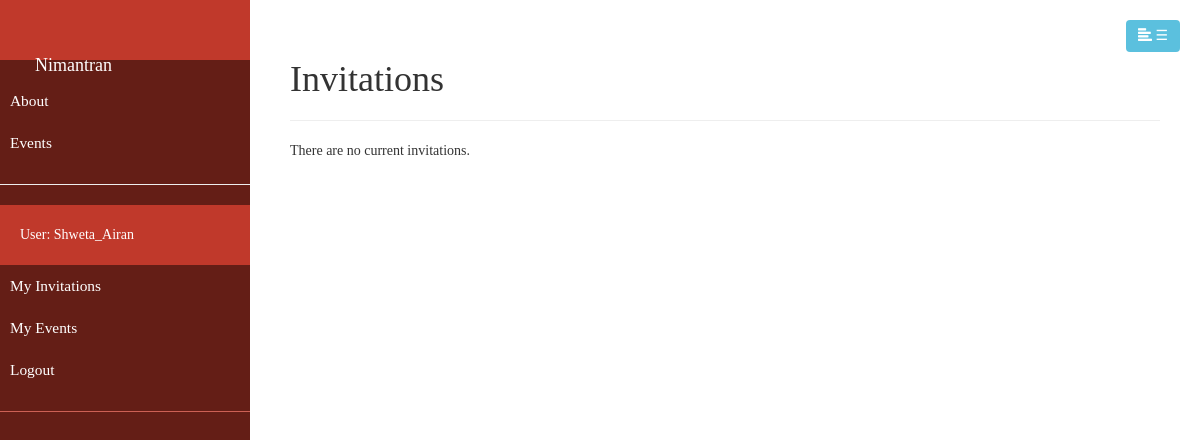
/catalog/myinvits/ (signed in), run on an earlier commit of the app's database.
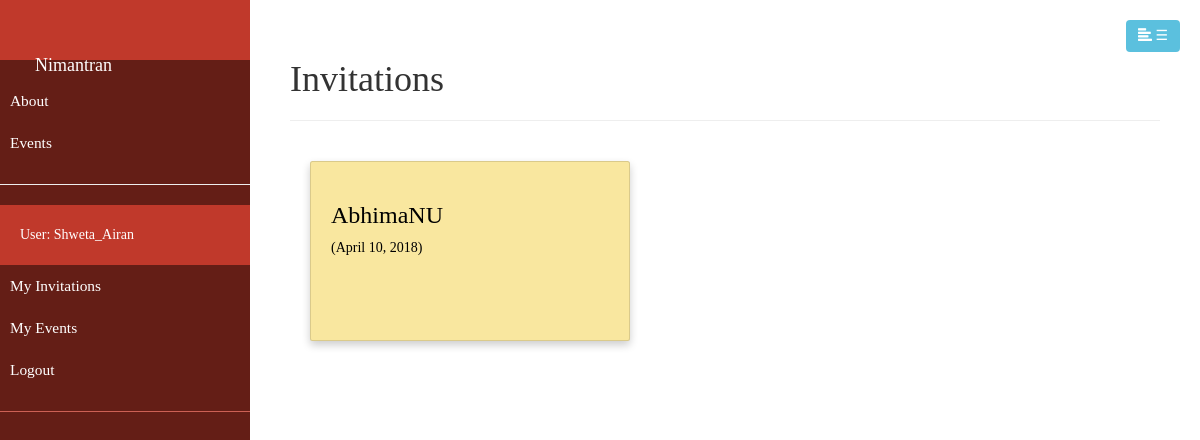
And on a later commit of the database.
### catalog/models.py (models this page shows, shortened)
class Invitation(models.Model):
    id = models.UUIDField(primary_key = True, default = uuid.uuid4, help_text = "Unique ID for this invite")
    event = models.ForeignKey(Event, help_text = "select the event for this invitation", on_delete = models.DO_NOTHING)
    invitee = models.ForeignKey(User, on_delete = models.SET_NULL, null=True, blank=True)
    note = models.CharField(max_length = 1000, help_text = "A personalised note for the guest", null = True)
    INVITE_STATUS = (
        ('i', 'Interested'),
        ('g', 'Going'),
        ('n', 'Not going'),
    )
    status = models.CharField(max_length = 1, choices = INVITE_STATUS, default = 'n', help_text = 'Interest in the event')
    def get_absolute_url(self):
        return reverse('invite-detail', args=[str(self.id)])

class Event(models.Model):
    title = models.CharField(max_length = 200, help_text = "Provide a title to your event.")
    description = models.CharField(max_length = 500, help_text = "Briefly describe in 500 chars.")
    dateFrom = models.DateField()
    dateTo = models.DateField()
    organizer = models.ForeignKey(User, on_delete = models.SET_NULL, null=True, blank=True)
    cateory = models.ManyToManyField(Category, help_text = "Select a category for this event")
    venue = models.ForeignKey(Venue, help_text = "Select the venue", on_delete = models.DO_NOTHING)
    public = models.BooleanField(default = True)

### catalog/views.py (the view)
# urls.py: path('myinvits/', views.InvitedListView.as_view(), name='my-invited'),
class InvitedListView(LoginRequiredMixin, generic.ListView):
    model = Invitation
    template_name = 'catalog/invited_list_user.html'
    def get_queryset(self):
        return Invitation.objects.filter(invitee=self.request.user)

### catalog/templates/catalog/invited_list_user.html
{% extends "base_generic.html" %}
{% block content %}
<div style="padding: 40px">
    <h1>Invitations</h1>
    <hr>
    <div class="outer">
      {% if invitation_list %}
        {% for invite in invitation_list %}
        <a href="{{ invite.get_absolute_url }}" class="card">
              <h3>{{invite.event.title}}</h3> ({{ invite.event.dateFrom }})
        </a>
        {% endfor %}
      {% else %}
        <p>There are no current invitations.</p>
      {% endif %}
    </div>
</div>
{% endblock %}

What changed in the data, as far as the page shows it:
added Invitation: event "AbhimaNU", event.dateFrom "April 10, 2018"
Also different on the page:
text no longer shown: "There are no current invitations."
